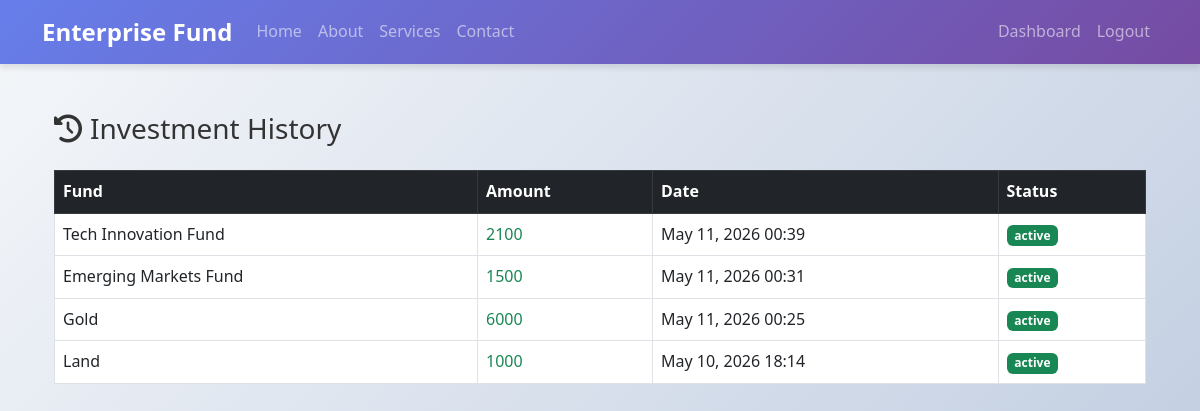
Before: /accounts/investment-history/ (signed in) with the older database file.
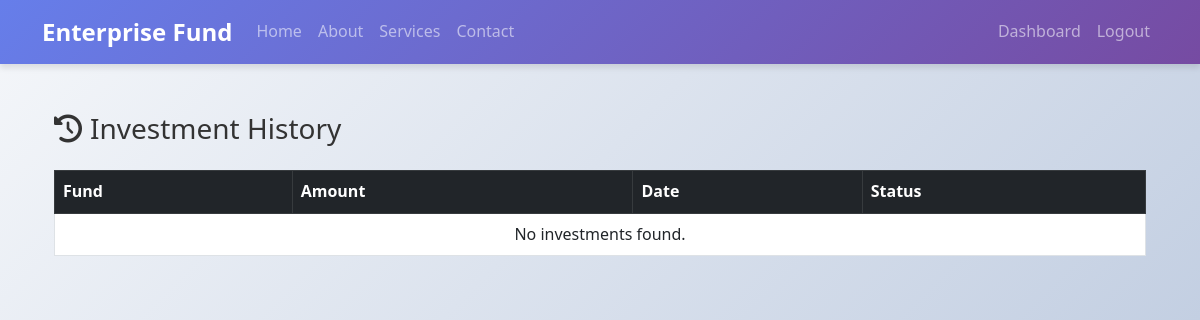
After: the same page with the newer database file.
### accounts/models.py (models this page shows, shortened)
class Investment(models.Model):
    STATUS_PENDING = 'pending'
    STATUS_ACTIVE = 'active'
    STATUS_FAILED = 'failed'
    STATUS_CHOICES = [
        (STATUS_PENDING, 'Pending'),
        (STATUS_ACTIVE, 'Active'),
        (STATUS_FAILED, 'Failed'),
    ]
    investor = models.ForeignKey(
        CustomUser,
        on_delete=models.CASCADE,
        related_name='investments'
    )
    fund = models.ForeignKey(
        Fund,
        on_delete=models.CASCADE,
        related_name='investments'
    )
    amount = models.DecimalField(max_digits=15, decimal_places=2, default=0)
    invested_date = models.DateTimeField(auto_now_add=True)
    status = models.CharField(
        max_length=20,
        choices=STATUS_CHOICES,
        default=STATUS_PENDING
    )
    transaction_id = models.CharField(
        max_length=100,
        unique=True,
        null=True,
        blank=True
    )
    payment_method = models.CharField(
        max_length=50,
        null=True,
        blank=True
    )  # e.g. sslcommerz, bkash, nagad
    paid_at = models.DateTimeField(
        null=True,
        blank=True
    )
    created_at = models.DateTimeField(auto_now_add=True)
    updated_at = models.DateTimeField(auto_now=True)

class Fund(models.Model):
    STATUS_ACTIVE = 'active'
    STATUS_INACTIVE = 'inactive'
    STATUS_CHOICES = [
        (STATUS_ACTIVE, 'Active'),
        (STATUS_INACTIVE, 'Inactive'),
    ]
    name = models.CharField(max_length=255)
    description = models.TextField()
    expected_return = models.CharField(max_length=100)
    monthly_installment = models.DecimalField(max_digits=10, decimal_places=2, default=0)
    invested_amount = models.DecimalField(max_digits=15, decimal_places=2, default=0)
    status = models.CharField(max_length=50, choices=STATUS_CHOICES, default=STATUS_ACTIVE)
    created_at = models.DateTimeField(auto_now_add=True)

### accounts/views.py (the view)
# urls.py: path('investment-history/', views.investment_history, name='investment_history'),
@login_required
def investment_history(request):
    investments = Investment.objects.filter(
        investor=request.user
    ).select_related('fund').order_by('-invested_date')
    return render(request, 'accounts/investment_history.html', {
        'investments': investments
    })

### templates/accounts/investment_history.html (shortened to what this page needs)
{% extends 'base.html' %}
{% block content %}
<div class="container my-5">
    <h3 class="mb-4">
        <i class="fas fa-history me-2"></i>Investment History
    </h3>
    <div class="table-responsive">
        <table class="table table-hover table-bordered">
            <thead class="table-dark">
                <tr>
                    <th>Fund</th>
                    <th>Amount</th>
                    <th>Date</th>
                    <th>Status</th>
                </tr>
            </thead>
            <tbody>
                {% for inv in investments %}
                <tr>
                    <td>{{ inv.fund.name }}</td>
                    <td class="text-success">{{ inv.amount|floatformat:0 }}</td>
                    <td>{{ inv.invested_date|date:"M d, Y H:i" }}</td>
                    <td>
                        <span class="badge bg-success">{{ inv.status }}</span>
                    </td>
                </tr>
                {% empty %}
                <tr>
                    <td colspan="4" class="text-center">
                        No investments found.
                    </td>
                </tr>
                {% endfor %}
            </tbody>
        </table>
    </div>
</div>
{% endblock %}

Changed rows visible on the page:
removed Investment: fund.name "Tech Innovation Fund", amount "2100", invested_date "May 11, 2026 00:39", status "active"
removed Investment: fund.name "Emerging Markets Fund", amount "1500", invested_date "May 11, 2026 00:31", status "active"
removed Investment: fund.name "Gold", amount "6000", invested_date "May 11, 2026 00:25", status "active"
removed Investment: fund.name "Land", amount "1000", invested_date "May 10, 2026 18:14", status "active"
Other visible differences:
text now shown: "No investments found."
